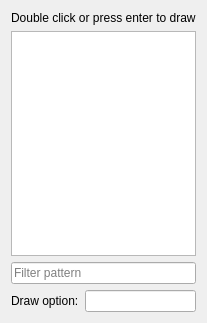
<?xml version="1.0" encoding="UTF-8"?>
<ui version="4.0">
 <class>ViewDrawPanel</class>
 <widget class="QWidget" name="ViewDrawPanel">
  <property name="geometry">
   <rect>
    <x>0</x>
    <y>0</y>
    <width>202</width>
    <height>323</height>
   </rect>
  </property>
  <property name="maximumSize">
   <size>
    <width>250</width>
    <height>16777215</height>
   </size>
  </property>
  <property name="windowTitle">
   <string>Form</string>
  </property>
  <layout class="QGridLayout" name="gridLayout">
   <item row="0" column="0" colspan="2">
    <widget class="QLabel" name="pInstructionsl">
     <property name="text">
      <string>Double click or press enter to draw</string>
     </property>
     <property name="buddy">
      <cstring>histList</cstring>
     </property>
    </widget>
   </item>
   <item row="1" column="0" colspan="2">
    <widget class="QListWidget" name="histList"/>
   </item>
   <item row="2" column="0" colspan="2">
    <widget class="QLineEdit" name="pFilterEdit">
     <property name="placeholderText">
      <string>Filter pattern</string>
     </property>
    </widget>
   </item>
   <item row="3" column="0">
    <widget class="QLabel" name="pDrawOptionLabel">
     <property name="text">
      <string>Draw option:</string>
     </property>
    </widget>
   </item>
   <item row="3" column="1">
    <widget class="QLineEdit" name="pDrawOptionEdit"/>
   </item>
  </layout>
 </widget>
 <resources/>
 <connections/>
</ui>
